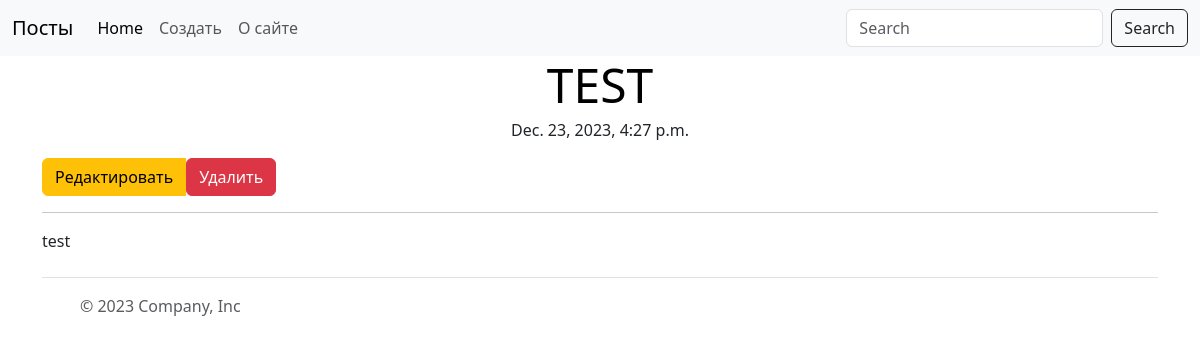
The app's page /post/f2f5c72e69f64d3984f1c71276a100ff with its own data.
### posts/models.py (models this page shows)
class Note(models.Model):
    uuid = models.UUIDField(primary_key=True, default=uuid.uuid4, editable=False)
    title = models.CharField(max_length=255)
    content = models.TextField()
    created_at = models.DateTimeField(auto_now_add=True)
    mode_time = models.DateTimeField(auto_now=True)

### posts/views.py (the view)
# urls.py: path("post/<note_uuid>", show_note_view, name="show-note"),
def show_note_view(request: WSGIRequest, note_uuid):
    try:
        note = Note.objects.get(uuid=note_uuid)  # Получение только ОДНОЙ записи.
    except Note.DoesNotExist:
        raise Http404
    return render(request, "note.html", {"note": note})

### templates/note.html (shortened to what this page needs)
{% extends 'base.html' %}
{% block content %}
    <div class="container">
        <div class="text-center">
            <h2 class="display-5 link-body-emphasis mb-1">{{ note.title | upper }}</h2>
            <p class="blog-post-meta">{{ note.created_at }}</p>
        </div>
        <div class="btn-group" role="group" aria-label="Basic mixed styles example">
            <a href="{% url 'update-note' note.uuid %}" class="btn btn-warning">Редактировать</a>
            <form action="{% url 'delete-node' note.uuid %}" method="post">
                <button type="submit" class="btn btn-danger">Удалить</button>
            </form>
        </div>
        <hr>
        <div>{{ note.content | safe | linebreaks }}</div>
    </div>
{% endblock %}

### records on screen
Note: title "TEST", created_at "Dec. 23, 2023, 4:27 p.m.", content "test"
